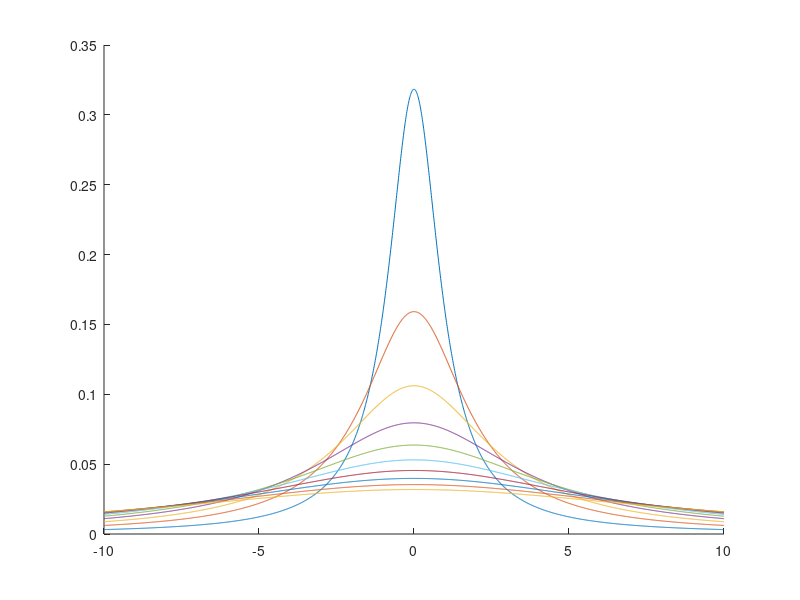

Here is the MATLAB script that generated this plot:


n = 1;
k = @(x) (pi .* (x.^2 + 1)).^-1; % poisson
%k = @(x) sqrt(1-x.^2)./pi; % half circle

ke = @(x,e) e.^-n .* k(e.^-1 .* x);

I = -10:0.01:10;

hold on;
for ep = 1:1:10;
    plot(I, ke(I,ep));
end


